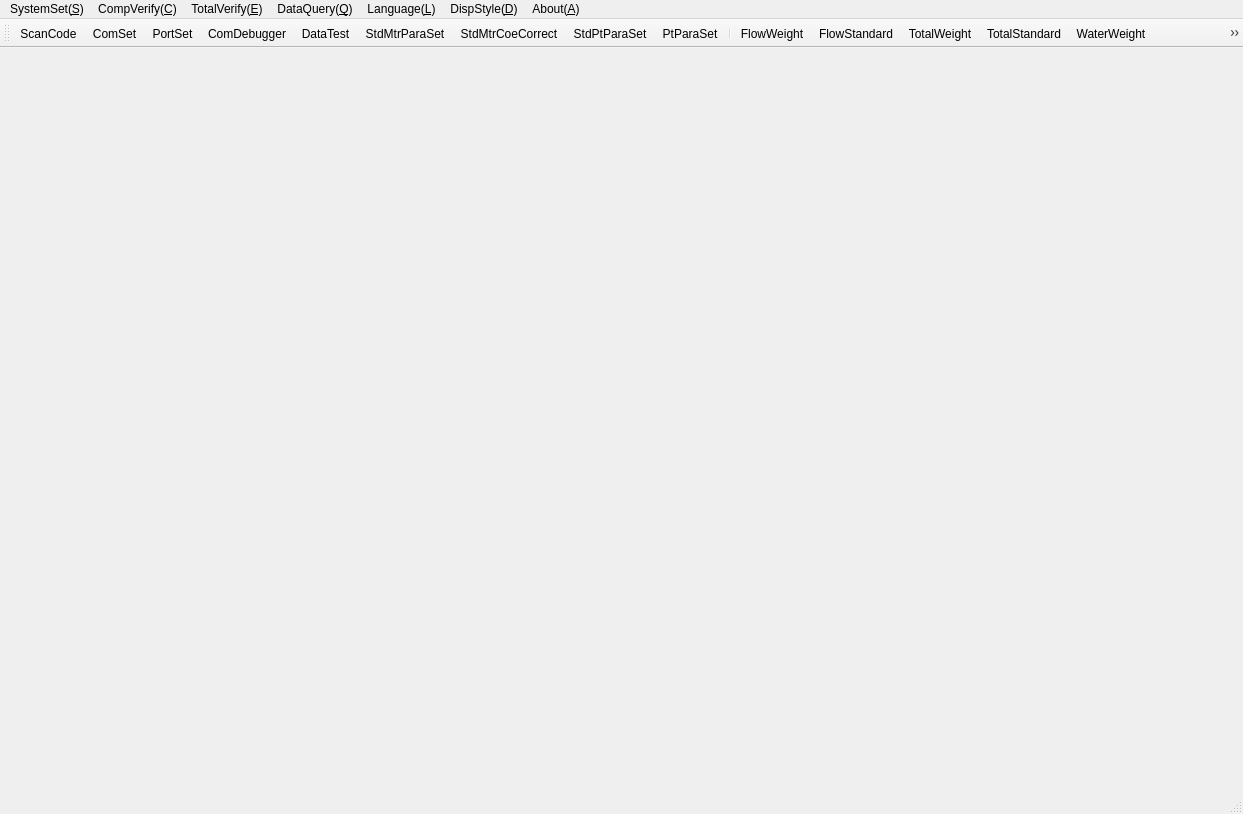
<?xml version="1.0" encoding="UTF-8"?>
<ui version="4.0">
 <class>qMainFormClass50</class>
 <widget class="QMainWindow" name="qMainFormClass50">
  <property name="geometry">
   <rect>
    <x>0</x>
    <y>0</y>
    <width>1243</width>
    <height>814</height>
   </rect>
  </property>
  <property name="windowTitle">
   <string>Verification</string>
  </property>
  <widget class="QWidget" name="centralWidget">
   <layout class="QGridLayout" name="gridLayout">
    <item row="0" column="0">
     <widget class="QLabel" name="label">
      <property name="styleSheet">
       <string notr="true">border-image: url(:/qtverify/images/adelogo.png);</string>
      </property>
      <property name="text">
       <string/>
      </property>
     </widget>
    </item>
   </layout>
  </widget>
  <widget class="QMenuBar" name="menuBar">
   <property name="geometry">
    <rect>
     <x>0</x>
     <y>0</y>
     <width>1243</width>
     <height>26</height>
    </rect>
   </property>
   <widget class="QMenu" name="menuSystemSet">
    <property name="title">
     <string>SystemSet(&amp;S)</string>
    </property>
    <addaction name="actionScanCode"/>
    <addaction name="actionComSet"/>
    <addaction name="actionPortSet"/>
    <addaction name="actionComDebuger"/>
    <addaction name="actionDataTest"/>
    <addaction name="actionStdMtrParaSet"/>
    <addaction name="actionStdMtrCoeCorrect"/>
    <addaction name="actionStdPtParaSet"/>
    <addaction name="actionPtParaSet"/>
    <addaction name="actionAdjustFlowRate"/>
   </widget>
   <widget class="QMenu" name="menu">
    <property name="title">
     <string>CompVerify(&amp;C)</string>
    </property>
    <widget class="QMenu" name="menuTemper">
     <property name="title">
      <string>Pt</string>
     </property>
     <property name="icon">
      <iconset resource="../qtverify50.qrc">
       <normaloff>:/qtverify/images/temper.png</normaloff>:/qtverify/images/temper.png</iconset>
     </property>
     <addaction name="actionPtCompare"/>
     <addaction name="actionPtPara"/>
    </widget>
    <widget class="QMenu" name="menuFlow">
     <property name="title">
      <string>Flow</string>
     </property>
     <property name="icon">
      <iconset resource="../qtverify50.qrc">
       <normaloff>:/qtverify/images/flow.png</normaloff>:/qtverify/images/flow.png</iconset>
     </property>
     <addaction name="actionFlowWeight"/>
     <addaction name="actionFlowStandard"/>
    </widget>
    <widget class="QMenu" name="menuWater">
     <property name="title">
      <string>Water</string>
     </property>
     <property name="icon">
      <iconset resource="../qtverify50.qrc">
       <normaloff>:/qtverify/images/water.png</normaloff>:/qtverify/images/water.png</iconset>
     </property>
     <addaction name="actionWaterWeight"/>
     <addaction name="actionWaterStandard"/>
    </widget>
    <addaction name="menuFlow"/>
    <addaction name="menuTemper"/>
    <addaction name="actionCalculator"/>
    <addaction name="actionCombine"/>
    <addaction name="menuWater"/>
   </widget>
   <widget class="QMenu" name="menuDataQuery">
    <property name="title">
     <string>DataQuery(&amp;Q)</string>
    </property>
    <addaction name="actionFlowResult"/>
    <addaction name="actionTotalResult"/>
    <addaction name="actionPtResult"/>
    <addaction name="actionCalculatorResult"/>
    <addaction name="actionCombineResult"/>
   </widget>
   <widget class="QMenu" name="menuAbout">
    <property name="title">
     <string>About(&amp;A)</string>
    </property>
    <addaction name="actionRegister"/>
    <addaction name="actionUserManage"/>
    <addaction name="actionExit"/>
   </widget>
   <widget class="QMenu" name="menuStyle">
    <property name="title">
     <string>DispStyle(&amp;D)</string>
    </property>
    <addaction name="actionDefault"/>
    <addaction name="actionClassic"/>
    <addaction name="actionFashion"/>
   </widget>
   <widget class="QMenu" name="menuLanguage">
    <property name="title">
     <string>Language(&amp;L)</string>
    </property>
    <addaction name="actionChinese"/>
    <addaction name="actionEnglish"/>
   </widget>
   <widget class="QMenu" name="menuComponent">
    <property name="title">
     <string>TotalVerify(&amp;E)</string>
    </property>
    <addaction name="actionTotalWeight"/>
    <addaction name="actionTotalStandard"/>
   </widget>
   <addaction name="menuSystemSet"/>
   <addaction name="menu"/>
   <addaction name="menuComponent"/>
   <addaction name="menuDataQuery"/>
   <addaction name="menuLanguage"/>
   <addaction name="menuStyle"/>
   <addaction name="menuAbout"/>
  </widget>
  <widget class="QToolBar" name="mainToolBar">
   <attribute name="toolBarArea">
    <enum>TopToolBarArea</enum>
   </attribute>
   <attribute name="toolBarBreak">
    <bool>false</bool>
   </attribute>
   <addaction name="actionScanCode"/>
   <addaction name="actionComSet"/>
   <addaction name="actionPortSet"/>
   <addaction name="actionComDebuger"/>
   <addaction name="actionDataTest"/>
   <addaction name="actionStdMtrParaSet"/>
   <addaction name="actionStdMtrCoeCorrect"/>
   <addaction name="actionStdPtParaSet"/>
   <addaction name="actionPtParaSet"/>
   <addaction name="separator"/>
   <addaction name="actionFlowWeight"/>
   <addaction name="actionFlowStandard"/>
   <addaction name="actionTotalWeight"/>
   <addaction name="actionTotalStandard"/>
   <addaction name="actionWaterWeight"/>
   <addaction name="actionWaterStandard"/>
   <addaction name="actionPtCompare"/>
   <addaction name="actionPtPara"/>
   <addaction name="actionCalculator"/>
   <addaction name="actionCombine"/>
   <addaction name="separator"/>
   <addaction name="actionFlowResult"/>
   <addaction name="actionTotalResult"/>
   <addaction name="actionWaterResult"/>
   <addaction name="actionPtResult"/>
   <addaction name="actionCalculatorResult"/>
   <addaction name="actionCombineResult"/>
   <addaction name="separator"/>
   <addaction name="actionChinese"/>
   <addaction name="actionEnglish"/>
   <addaction name="separator"/>
   <addaction name="actionDefault"/>
   <addaction name="actionClassic"/>
   <addaction name="actionFashion"/>
   <addaction name="separator"/>
   <addaction name="actionUserManage"/>
   <addaction name="actionExit"/>
   <addaction name="separator"/>
  </widget>
  <widget class="QStatusBar" name="statusBar"/>
  <action name="actionComDebuger">
   <property name="icon">
    <iconset resource="../qtverify50.qrc">
     <normaloff>:/qtverify/images/comdebugger.png</normaloff>:/qtverify/images/comdebugger.png</iconset>
   </property>
   <property name="text">
    <string>ComDebugger</string>
   </property>
  </action>
  <action name="actionQueryExcel">
   <property name="icon">
    <iconset resource="../qtverify50.qrc">
     <normaloff>:/qtverify/images/queryexcel.png</normaloff>:/qtverify/images/queryexcel.png</iconset>
   </property>
   <property name="text">
    <string>Query Excel</string>
   </property>
  </action>
  <action name="actionMySql">
   <property name="icon">
    <iconset resource="../qtverify50.qrc">
     <normaloff>:/qtverify/images/mysql.png</normaloff>:/qtverify/images/mysql.png</iconset>
   </property>
   <property name="text">
    <string>MySql</string>
   </property>
   <property name="visible">
    <bool>true</bool>
   </property>
  </action>
  <action name="actionFlowResult">
   <property name="icon">
    <iconset resource="../qtverify50.qrc">
     <normaloff>:/qtverify/images/queryresult.png</normaloff>:/qtverify/images/queryresult.png</iconset>
   </property>
   <property name="text">
    <string>FlowResult</string>
   </property>
  </action>
  <action name="actionFlowWeight">
   <property name="icon">
    <iconset resource="../qtverify50.qrc">
     <normaloff>:/qtverify/images/flowweight.png</normaloff>:/qtverify/images/flowweight.png</iconset>
   </property>
   <property name="text">
    <string>FlowWeight</string>
   </property>
   <property name="toolTip">
    <string>FlowWeight</string>
   </property>
  </action>
  <action name="actionTotalWeight">
   <property name="icon">
    <iconset resource="../qtverify50.qrc">
     <normaloff>:/qtverify/images/totalweight.png</normaloff>:/qtverify/images/totalweight.png</iconset>
   </property>
   <property name="text">
    <string>TotalWeight</string>
   </property>
   <property name="toolTip">
    <string>TotalWeight</string>
   </property>
  </action>
  <action name="actionFlowStandard">
   <property name="icon">
    <iconset resource="../qtverify50.qrc">
     <normaloff>:/qtverify/images/flowstandard.png</normaloff>:/qtverify/images/flowstandard.png</iconset>
   </property>
   <property name="text">
    <string>FlowStandard</string>
   </property>
   <property name="toolTip">
    <string>FlowStandard</string>
   </property>
  </action>
  <action name="actionTotalStandard">
   <property name="icon">
    <iconset resource="../qtverify50.qrc">
     <normaloff>:/qtverify/images/totalstandard.png</normaloff>:/qtverify/images/totalstandard.png</iconset>
   </property>
   <property name="text">
    <string>TotalStandard</string>
   </property>
   <property name="toolTip">
    <string>TotalStandard</string>
   </property>
  </action>
  <action name="actionComSet">
   <property name="icon">
    <iconset resource="../qtverify50.qrc">
     <normaloff>:/qtverify/images/comset.png</normaloff>:/qtverify/images/comset.png</iconset>
   </property>
   <property name="text">
    <string>ComSet</string>
   </property>
   <property name="visible">
    <bool>true</bool>
   </property>
  </action>
  <action name="actionPortSet">
   <property name="icon">
    <iconset resource="../qtverify50.qrc">
     <normaloff>:/qtverify/images/portset.png</normaloff>:/qtverify/images/portset.png</iconset>
   </property>
   <property name="text">
    <string>PortSet</string>
   </property>
  </action>
  <action name="actionMasterSlaveSet">
   <property name="icon">
    <iconset resource="../qtverify50.qrc">
     <normaloff>:/qtverify/images/masterslaveset.png</normaloff>:/qtverify/images/masterslaveset.png</iconset>
   </property>
   <property name="text">
    <string>MasterSlaveSet</string>
   </property>
   <property name="toolTip">
    <string>MasterSlaveSet</string>
   </property>
  </action>
  <action name="actionExit">
   <property name="checkable">
    <bool>false</bool>
   </property>
   <property name="icon">
    <iconset resource="../qtverify50.qrc">
     <normaloff>:/qtverify/images/exit.png</normaloff>:/qtverify/images/exit.png</iconset>
   </property>
   <property name="text">
    <string>Exit(&amp;X)</string>
   </property>
  </action>
  <action name="actionDataTest">
   <property name="icon">
    <iconset resource="../qtverify50.qrc">
     <normaloff>:/qtverify/images/datatest.png</normaloff>:/qtverify/images/datatest.png</iconset>
   </property>
   <property name="text">
    <string>DataTest</string>
   </property>
  </action>
  <action name="actionAbout">
   <property name="icon">
    <iconset resource="../qtverify50.qrc">
     <normaloff>:/qtverify/images/about.png</normaloff>:/qtverify/images/about.png</iconset>
   </property>
   <property name="text">
    <string>About</string>
   </property>
  </action>
  <action name="actionDefault">
   <property name="icon">
    <iconset resource="../qtverify50.qrc">
     <normaloff>:/qtverify/images/defaultstyle.png</normaloff>:/qtverify/images/defaultstyle.png</iconset>
   </property>
   <property name="text">
    <string>Default</string>
   </property>
  </action>
  <action name="actionClassic">
   <property name="icon">
    <iconset resource="../qtverify50.qrc">
     <normaloff>:/qtverify/images/classicstyle.png</normaloff>:/qtverify/images/classicstyle.png</iconset>
   </property>
   <property name="text">
    <string>Classic</string>
   </property>
  </action>
  <action name="actionFashion">
   <property name="icon">
    <iconset resource="../qtverify50.qrc">
     <normaloff>:/qtverify/images/fashionstyle.png</normaloff>:/qtverify/images/fashionstyle.png</iconset>
   </property>
   <property name="text">
    <string>Fashion</string>
   </property>
  </action>
  <action name="actionCalculator">
   <property name="icon">
    <iconset resource="../qtverify50.qrc">
     <normaloff>:/qtverify/images/calculator.png</normaloff>:/qtverify/images/calculator.png</iconset>
   </property>
   <property name="text">
    <string>Calculator</string>
   </property>
  </action>
  <action name="actionPtCompare">
   <property name="icon">
    <iconset resource="../qtverify50.qrc">
     <normaloff>:/qtverify/images/tempercompare.png</normaloff>:/qtverify/images/tempercompare.png</iconset>
   </property>
   <property name="text">
    <string>PtCompare</string>
   </property>
   <property name="toolTip">
    <string>PtCompare</string>
   </property>
  </action>
  <action name="actionPtPara">
   <property name="icon">
    <iconset resource="../qtverify50.qrc">
     <normaloff>:/qtverify/images/temperpara.png</normaloff>:/qtverify/images/temperpara.png</iconset>
   </property>
   <property name="text">
    <string>PtPara</string>
   </property>
   <property name="toolTip">
    <string>PtPara</string>
   </property>
  </action>
  <action name="actionCombine">
   <property name="icon">
    <iconset resource="../qtverify50.qrc">
     <normaloff>:/qtverify/images/combine.png</normaloff>:/qtverify/images/combine.png</iconset>
   </property>
   <property name="text">
    <string>Combine</string>
   </property>
   <property name="toolTip">
    <string>Combine</string>
   </property>
  </action>
  <action name="actionPressureTight">
   <property name="text">
    <string>Pressure Tight</string>
   </property>
  </action>
  <action name="actionEnglish">
   <property name="icon">
    <iconset resource="../qtverify50.qrc">
     <normaloff>:/qtverify/images/english.png</normaloff>:/qtverify/images/english.png</iconset>
   </property>
   <property name="text">
    <string>English</string>
   </property>
  </action>
  <action name="actionChinese">
   <property name="icon">
    <iconset resource="../qtverify50.qrc">
     <normaloff>:/qtverify/images/chinese.png</normaloff>:/qtverify/images/chinese.png</iconset>
   </property>
   <property name="text">
    <string>Chinese</string>
   </property>
  </action>
  <action name="actionPtResult">
   <property name="icon">
    <iconset resource="../qtverify50.qrc">
     <normaloff>:/qtverify/images/temperresult.png</normaloff>:/qtverify/images/temperresult.png</iconset>
   </property>
   <property name="text">
    <string>PtResult</string>
   </property>
  </action>
  <action name="actionCalculatorResult">
   <property name="icon">
    <iconset resource="../qtverify50.qrc">
     <normaloff>:/qtverify/images/calculatorresult.png</normaloff>:/qtverify/images/calculatorresult.png</iconset>
   </property>
   <property name="text">
    <string>CalculatorResult</string>
   </property>
   <property name="toolTip">
    <string>CalculatorResult</string>
   </property>
  </action>
  <action name="actionCombineResult">
   <property name="icon">
    <iconset resource="../qtverify50.qrc">
     <normaloff>:/qtverify/images/combineresult.png</normaloff>:/qtverify/images/combineresult.png</iconset>
   </property>
   <property name="text">
    <string>CombineResult</string>
   </property>
   <property name="toolTip">
    <string>CombineResult</string>
   </property>
  </action>
  <action name="actionTotalResult">
   <property name="icon">
    <iconset resource="../qtverify50.qrc">
     <normaloff>:/qtverify/images/totalresult.png</normaloff>:/qtverify/images/totalresult.png</iconset>
   </property>
   <property name="text">
    <string>TotalResult</string>
   </property>
  </action>
  <action name="actionStdMtrParaSet">
   <property name="icon">
    <iconset resource="../qtverify50.qrc">
     <normaloff>:/qtverify/images/stdmeterparaset.png</normaloff>:/qtverify/images/stdmeterparaset.png</iconset>
   </property>
   <property name="text">
    <string>StdMtrParaSet</string>
   </property>
   <property name="toolTip">
    <string>StdMtrParaSet</string>
   </property>
  </action>
  <action name="actionStdMtrCoeCorrect">
   <property name="icon">
    <iconset resource="../qtverify50.qrc">
     <normaloff>:/qtverify/images/stdmetercoeset.png</normaloff>:/qtverify/images/stdmetercoeset.png</iconset>
   </property>
   <property name="text">
    <string>StdMtrCoeCorrect</string>
   </property>
   <property name="toolTip">
    <string>StdMtrCoeCorrect</string>
   </property>
  </action>
  <action name="actionStdPtParaSet">
   <property name="icon">
    <iconset resource="../qtverify50.qrc">
     <normaloff>:/qtverify/images/stdptparaset.png</normaloff>:/qtverify/images/stdptparaset.png</iconset>
   </property>
   <property name="text">
    <string>StdPtParaSet</string>
   </property>
   <property name="toolTip">
    <string>StdPtParaSet</string>
   </property>
  </action>
  <action name="actionPtParaSet">
   <property name="icon">
    <iconset resource="../qtverify50.qrc">
     <normaloff>:/qtverify/images/ptparaset.png</normaloff>:/qtverify/images/ptparaset.png</iconset>
   </property>
   <property name="text">
    <string>PtParaSet</string>
   </property>
   <property name="toolTip">
    <string>PtParaSet</string>
   </property>
  </action>
  <action name="actionContacts">
   <property name="icon">
    <iconset resource="../qtverify50.qrc">
     <normaloff>:/qtverify/images/contactus.png</normaloff>:/qtverify/images/contactus.png</iconset>
   </property>
   <property name="text">
    <string>Contacts</string>
   </property>
   <property name="toolTip">
    <string>Contact Us</string>
   </property>
  </action>
  <action name="actionUserManage">
   <property name="icon">
    <iconset resource="../qtverify50.qrc">
     <normaloff>:/qtverify/images/usermanage.png</normaloff>:/qtverify/images/usermanage.png</iconset>
   </property>
   <property name="text">
    <string>UserManage</string>
   </property>
   <property name="toolTip">
    <string>UserManage</string>
   </property>
  </action>
  <action name="actionScanCode">
   <property name="icon">
    <iconset resource="../qtverify50.qrc">
     <normaloff>:/qtverify/images/scancode.png</normaloff>:/qtverify/images/scancode.png</iconset>
   </property>
   <property name="text">
    <string>ScanCode</string>
   </property>
   <property name="toolTip">
    <string>ScanCode</string>
   </property>
  </action>
  <action name="actionRegister">
   <property name="icon">
    <iconset resource="../qtverify50.qrc">
     <normaloff>:/qtverify/images/register.png</normaloff>:/qtverify/images/register.png</iconset>
   </property>
   <property name="text">
    <string>Register</string>
   </property>
   <property name="toolTip">
    <string>Register</string>
   </property>
  </action>
  <action name="actionAdjustFlowRate">
   <property name="icon">
    <iconset resource="../qtverify50.qrc">
     <normaloff>:/qtverify/images/facility.png</normaloff>:/qtverify/images/facility.png</iconset>
   </property>
   <property name="text">
    <string>AdjustFlowRate</string>
   </property>
  </action>
  <action name="actionWaterWeight">
   <property name="icon">
    <iconset resource="../qtverify50.qrc">
     <normaloff>:/qtverify/images/waterweight.png</normaloff>:/qtverify/images/waterweight.png</iconset>
   </property>
   <property name="text">
    <string>WaterWeight</string>
   </property>
  </action>
  <action name="actionWaterStandard">
   <property name="icon">
    <iconset resource="../qtverify50.qrc">
     <normaloff>:/qtverify/images/waterstandard.png</normaloff>:/qtverify/images/waterstandard.png</iconset>
   </property>
   <property name="text">
    <string>WaterStandard</string>
   </property>
  </action>
  <action name="actionWaterResult">
   <property name="icon">
    <iconset resource="../qtverify50.qrc">
     <normaloff>:/qtverify/images/waterresult.png</normaloff>:/qtverify/images/waterresult.png</iconset>
   </property>
   <property name="text">
    <string>WaterResult</string>
   </property>
  </action>
 </widget>
 <layoutdefault spacing="6" margin="11"/>
 <resources>
  <include location="../qtverify50.qrc"/>
 </resources>
 <connections/>
</ui>
